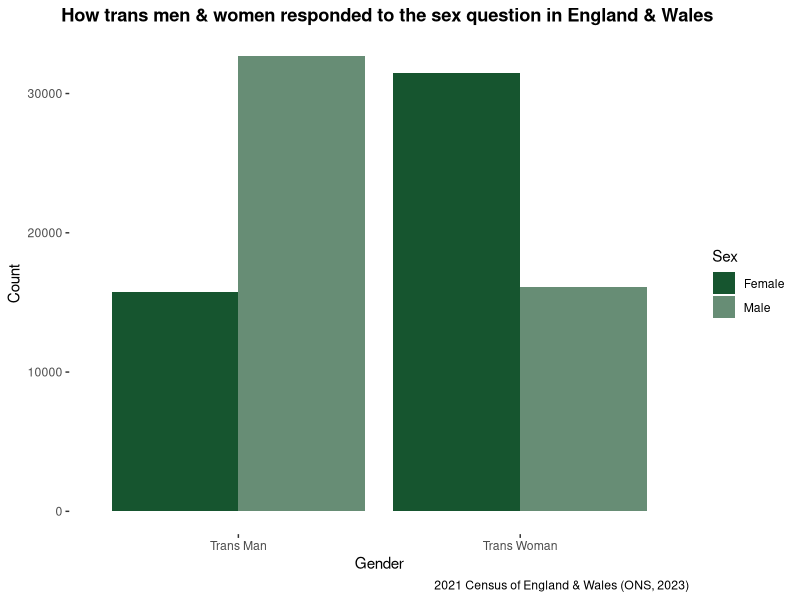

This chart was generated by the following R code:
## ---- chunk 1
#| echo: true
#| warning: false
#| message: false
library(tidyverse)
sex <- c("Male", "Female", "Male", "Female")
genmod <- c("Trans Man", "Trans Man", "Trans Woman", "Trans Woman")
frequencies <- c(32695, 15740, 16100, 31470)

sex_data <- rep(sex, times = frequencies)
genmod_data <- rep(genmod, times = frequencies)

genmodsex <- data.frame(sex = sex_data, genmod = genmod_data)

table(genmodsex$sex, genmodsex$genmod)
## ---- chunk 2
#| echo: true
#| warning: false
#| message: false
genmodsex %>%
  ggplot(aes(genmod, fill = sex)) +
  geom_bar(position = "dodge") +
  labs(
    title = "How trans men & women responded to the sex question in England & Wales",
    x = "Gender",
    y = "Count",
    caption = "2021 Census of England & Wales (ONS, 2023)"
  ) +
  scale_fill_manual("Sex", values = c("Female" = "#16552f", "Male" = "#678D75")) +
  theme(
    panel.background = element_rect(fill = "transparent", color = NA),
    plot.background = element_rect(fill = "transparent", color = NA),
    panel.grid.major = element_blank(),
    panel.grid.minor = element_blank(),
    plot.title = element_text(face = "bold", hjust = 0.25)
  )
